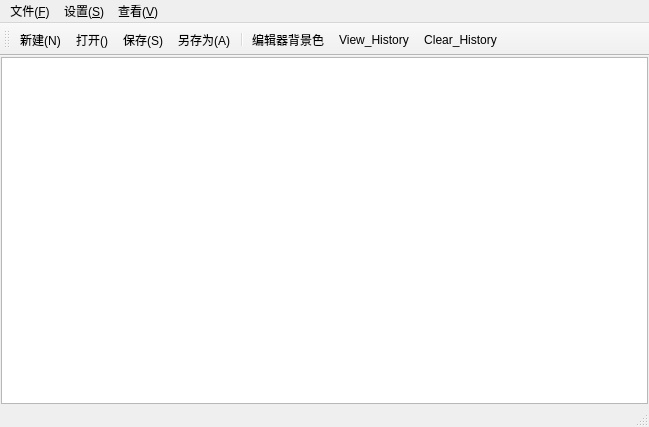
<?xml version="1.0" encoding="UTF-8"?>
<ui version="4.0">
 <class>MainWindow</class>
 <widget class="QMainWindow" name="MainWindow">
  <property name="geometry">
   <rect>
    <x>0</x>
    <y>0</y>
    <width>649</width>
    <height>427</height>
   </rect>
  </property>
  <property name="windowTitle">
   <string>MainWindow</string>
  </property>
  <widget class="QWidget" name="centralwidget">
   <layout class="QHBoxLayout" name="horizontalLayout">
    <property name="spacing">
     <number>0</number>
    </property>
    <property name="leftMargin">
     <number>1</number>
    </property>
    <property name="topMargin">
     <number>1</number>
    </property>
    <property name="rightMargin">
     <number>1</number>
    </property>
    <property name="bottomMargin">
     <number>1</number>
    </property>
    <item>
     <widget class="QPlainTextEdit" name="textedit"/>
    </item>
   </layout>
  </widget>
  <widget class="QMenuBar" name="menubar">
   <property name="geometry">
    <rect>
     <x>0</x>
     <y>0</y>
     <width>649</width>
     <height>25</height>
    </rect>
   </property>
   <widget class="QMenu" name="menu_F">
    <property name="title">
     <string>文件(&amp;F)</string>
    </property>
    <addaction name="actionNew"/>
    <addaction name="actionOpen"/>
    <addaction name="actionSave"/>
    <addaction name="actionSaveas"/>
    <addaction name="actionExit"/>
   </widget>
   <widget class="QMenu" name="menu">
    <property name="title">
     <string>设置(&amp;S)</string>
    </property>
    <widget class="QMenu" name="menu_2">
     <property name="title">
      <string>高亮</string>
     </property>
     <addaction name="actionC"/>
     <addaction name="actionPython"/>
     <addaction name="actionJavaScript"/>
     <addaction name="actionHTML"/>
    </widget>
    <addaction name="menu_2"/>
    <addaction name="actionbackcolor"/>
   </widget>
   <widget class="QMenu" name="menu_3">
    <property name="title">
     <string>查看(&amp;V)</string>
    </property>
    <addaction name="actionView_History"/>
    <addaction name="actionClear_History"/>
   </widget>
   <addaction name="menu_F"/>
   <addaction name="menu"/>
   <addaction name="menu_3"/>
  </widget>
  <widget class="QStatusBar" name="statusbar"/>
  <widget class="QToolBar" name="toolBar">
   <property name="windowTitle">
    <string>toolBar</string>
   </property>
   <attribute name="toolBarArea">
    <enum>TopToolBarArea</enum>
   </attribute>
   <attribute name="toolBarBreak">
    <bool>false</bool>
   </attribute>
   <addaction name="actionNew"/>
   <addaction name="actionOpen"/>
   <addaction name="actionSave"/>
   <addaction name="actionSaveas"/>
   <addaction name="separator"/>
   <addaction name="actionbackcolor"/>
   <addaction name="actionView_History"/>
   <addaction name="actionClear_History"/>
  </widget>
  <action name="actionNew">
   <property name="icon">
    <iconset resource="res.qrc">
     <normaloff>:/image/new.png</normaloff>:/image/new.png</iconset>
   </property>
   <property name="text">
    <string>新建(&amp;N)</string>
   </property>
   <property name="toolTip">
    <string>新建</string>
   </property>
   <property name="shortcut">
    <string>Ctrl+N</string>
   </property>
   <property name="menuRole">
    <enum>QAction::MenuRole::NoRole</enum>
   </property>
  </action>
  <action name="actionOpen">
   <property name="checkable">
    <bool>true</bool>
   </property>
   <property name="icon">
    <iconset resource="res.qrc">
     <normaloff>:/image/open.png</normaloff>:/image/open.png</iconset>
   </property>
   <property name="text">
    <string>打开(&amp;)</string>
   </property>
   <property name="toolTip">
    <string>打开</string>
   </property>
   <property name="shortcut">
    <string>Ctrl+O</string>
   </property>
   <property name="menuRole">
    <enum>QAction::MenuRole::NoRole</enum>
   </property>
  </action>
  <action name="actionSave">
   <property name="icon">
    <iconset resource="res.qrc">
     <normaloff>:/image/save.png</normaloff>:/image/save.png</iconset>
   </property>
   <property name="text">
    <string>保存(&amp;S)</string>
   </property>
   <property name="toolTip">
    <string>保存</string>
   </property>
   <property name="shortcut">
    <string>Ctrl+S</string>
   </property>
   <property name="menuRole">
    <enum>QAction::MenuRole::NoRole</enum>
   </property>
  </action>
  <action name="actionSaveas">
   <property name="icon">
    <iconset resource="res.qrc">
     <normaloff>:/image/saveas.png</normaloff>:/image/saveas.png</iconset>
   </property>
   <property name="text">
    <string>另存为(&amp;A)</string>
   </property>
   <property name="toolTip">
    <string>另存为</string>
   </property>
   <property name="shortcut">
    <string>Ctrl+F6</string>
   </property>
   <property name="menuRole">
    <enum>QAction::MenuRole::NoRole</enum>
   </property>
  </action>
  <action name="actionExit">
   <property name="text">
    <string>退出</string>
   </property>
   <property name="toolTip">
    <string>退出</string>
   </property>
   <property name="shortcut">
    <string>Esc</string>
   </property>
   <property name="menuRole">
    <enum>QAction::MenuRole::NoRole</enum>
   </property>
  </action>
  <action name="actionC">
   <property name="text">
    <string>C</string>
   </property>
  </action>
  <action name="actionPython">
   <property name="text">
    <string>Python</string>
   </property>
  </action>
  <action name="actionJavaScript">
   <property name="text">
    <string>JavaScript</string>
   </property>
  </action>
  <action name="actionHTML">
   <property name="text">
    <string>HTML</string>
   </property>
  </action>
  <action name="actionbackcolor">
   <property name="icon">
    <iconset resource="res.qrc">
     <normaloff>:/image/backcolor.png</normaloff>:/image/backcolor.png</iconset>
   </property>
   <property name="text">
    <string>编辑器背景色</string>
   </property>
   <property name="toolTip">
    <string>编辑器背景色</string>
   </property>
   <property name="menuRole">
    <enum>QAction::MenuRole::NoRole</enum>
   </property>
  </action>
  <action name="actionView_History">
   <property name="icon">
    <iconset resource="res.qrc">
     <normaloff>:/image/view_history.png</normaloff>:/image/view_history.png</iconset>
   </property>
   <property name="text">
    <string>View_History</string>
   </property>
   <property name="toolTip">
    <string>查看历史</string>
   </property>
   <property name="menuRole">
    <enum>QAction::MenuRole::NoRole</enum>
   </property>
  </action>
  <action name="actionClear_History">
   <property name="icon">
    <iconset resource="res.qrc">
     <normaloff>:/image/delete_history.png</normaloff>:/image/delete_history.png</iconset>
   </property>
   <property name="text">
    <string>Clear_History</string>
   </property>
   <property name="menuRole">
    <enum>QAction::MenuRole::NoRole</enum>
   </property>
  </action>
 </widget>
 <resources>
  <include location="res.qrc"/>
 </resources>
 <connections/>
</ui>
